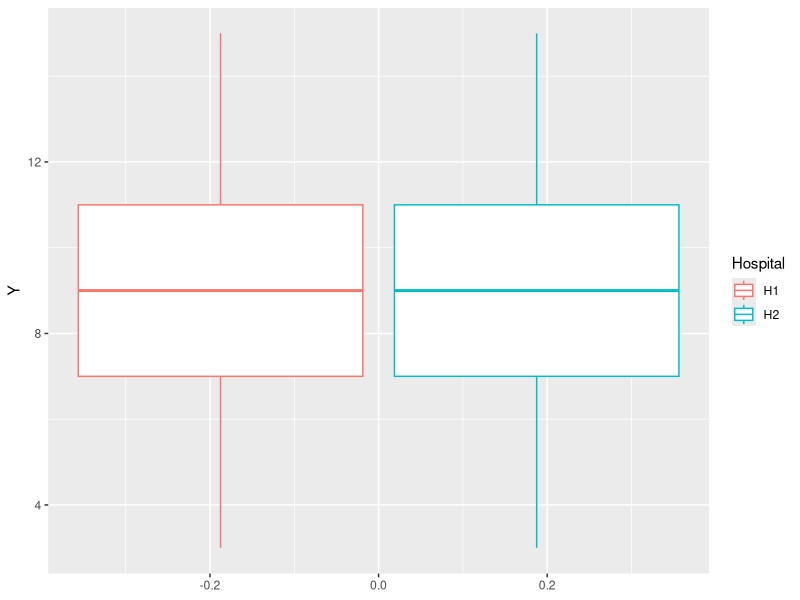
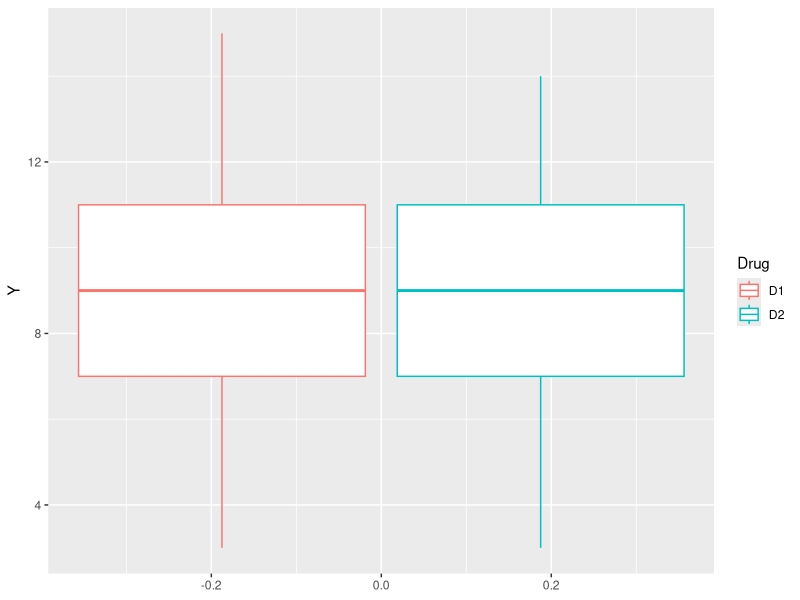
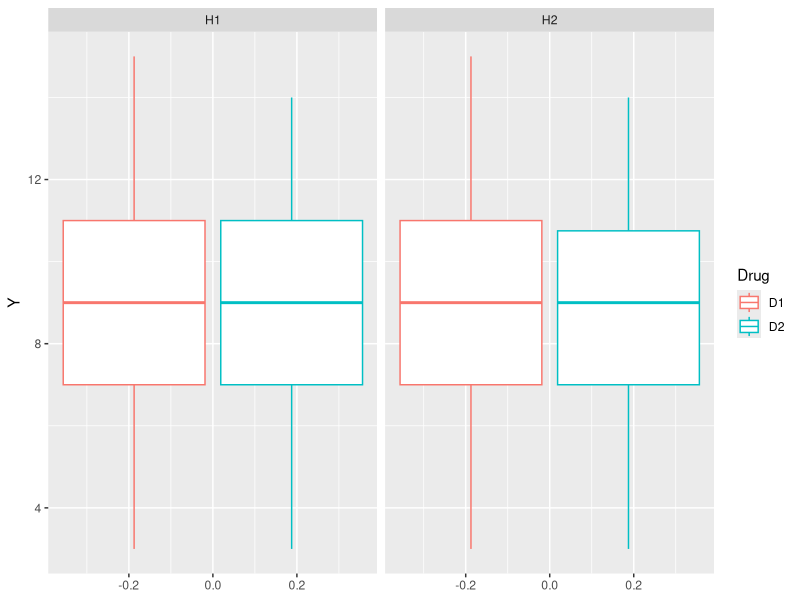
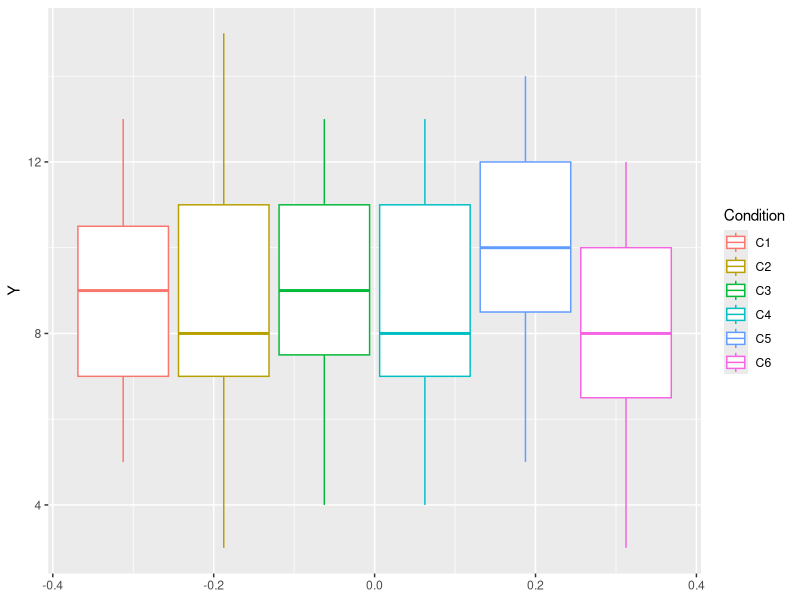
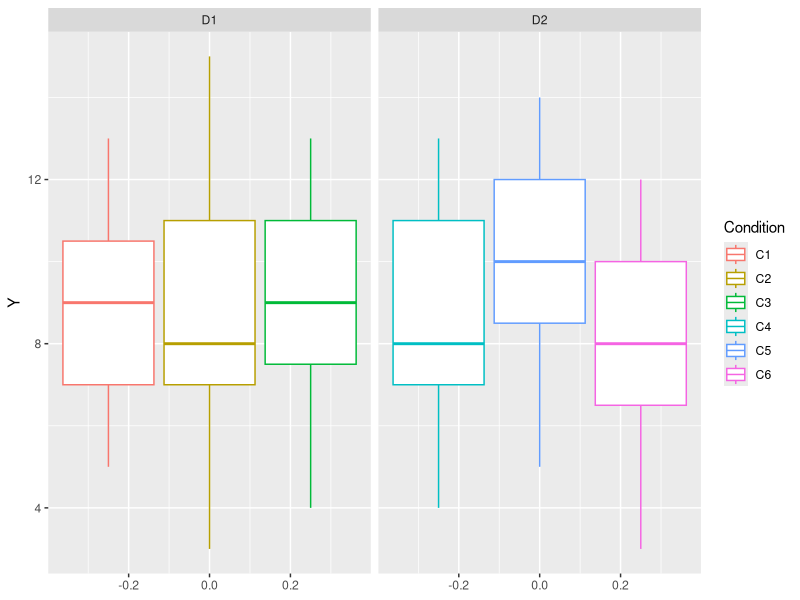
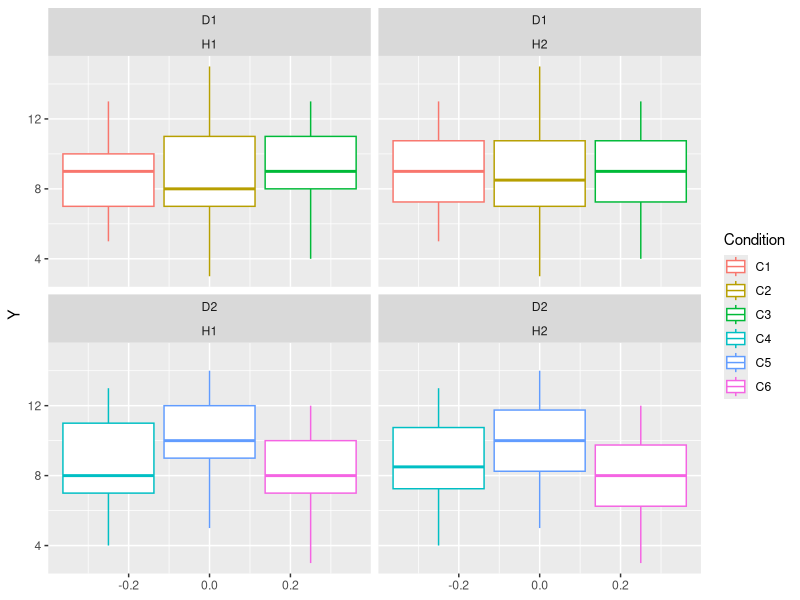
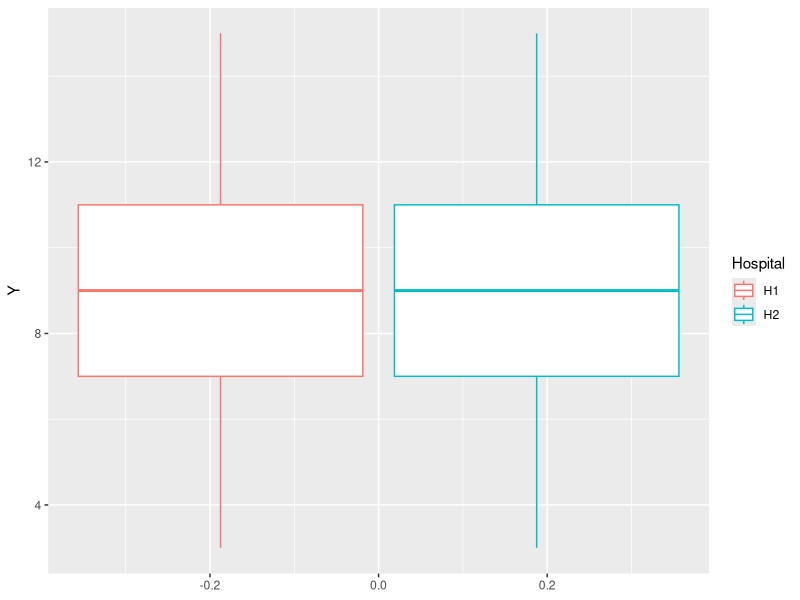
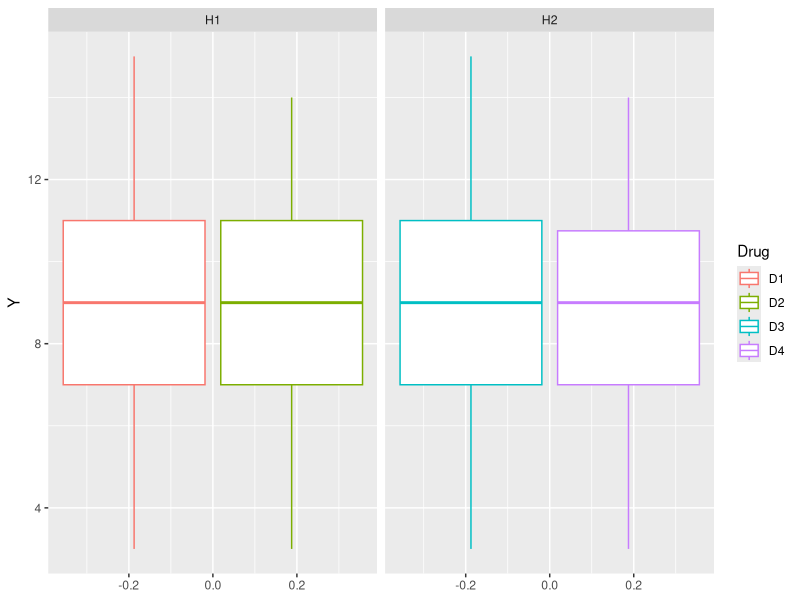

Recreate these plots in R, in order.
## ---- chunk 1
rm(list = ls())
## ---- chunk 2
library(psych) # using for describe() function
library(tidyverse) # using for read_csv() function, so character variables still kept as characters
## ---- chunk 3
nested_demo<-read_csv(file="Nested_demo.csv")
## ---- chunk 4
describe(nested_demo) #note: we get NaN because variables are factors (data includes letters)
## ---- chunk 5
nested_demo <- mutate(nested_demo, 
                      Hospital = as.factor(Hospital),
                      Drug = as.factor(Drug),
                      Condition = as.factor(Condition))
## ---- chunk 6
# aggregate function here just shows the values that we're comparing, but we're not saving these values
aggregate(nested_demo$Y, by=list(Hospital=nested_demo$Hospital), mean)
aggregate(nested_demo$Y, by=list(Drug=nested_demo$Drug), mean)
aggregate(nested_demo$Y, by=list(Condition=nested_demo$Condition), mean)
## ---- chunk 7
ggplot(nested_demo, aes(y = Y, color = Hospital)) +
  geom_boxplot()
## ---- chunk 8
ggplot(nested_demo, aes(y = Y, color = Drug)) +
  geom_boxplot() 
## ---- chunk 9
ggplot(nested_demo, aes(y = Y, color = Drug)) +
  geom_boxplot() +
  facet_wrap(~Hospital)
## ---- chunk 10
ggplot(nested_demo, aes(y = Y, color = Condition)) +
  geom_boxplot() 

## ---- chunk 11
ggplot(nested_demo, aes(y = Y, color = Condition)) +
  geom_boxplot() + 
  facet_wrap(~Drug) 

## ---- chunk 12
ggplot(nested_demo, aes(y = Y, color = Condition)) +
  geom_boxplot() + 
  facet_wrap(vars(Drug, Hospital)) 
## ---- chunk 13
mod1 <- lm(Y~ Hospital + Drug + Drug/Condition + Hospital*Drug + Hospital*Drug/Condition, data=nested_demo)
anova(mod1)

# Syntax: / specifies within, and * specifies the interaction
# Drug not nested within hospital in this data, because the drugs are the same between the two hospitals (i.e., the effects of a particular drug could be different from one hospital to the next).

# Similarly, condition is not nested within hospital in this data, because the conditions are the same between the two hospitals (i.e., the effects of a particular condition could be different from one hospital to the next).

# However, condition IS nested within drug, because the conditions are different between the two drugs. Since each condition was not tested for each drug, it is not possible to assess the possibility that the different conditions are different between the drugs.
## ---- chunk 14
# Hospital
.02 / (.02 + .01 + 39.30 + .08 + .75 + 913.47)

## ---- chunk 15
.01 / (.02 + .01 + 39.30 + .08 + .75 + 913.47)
## ---- chunk 16
33.30 / (.02 + .01 + 39.30 + .08 + .75 + 913.47)
## ---- chunk 17
.08 / (.02 + .01 + 39.30 + .08 + .75 + 913.47)
## ---- chunk 18
.75 / (.02 + .01 + 39.30 + .08 + .75 + 913.47)
## ---- chunk 19

contrasts(nested_demo$Hospital) <- c(-1, 1)
contrasts(nested_demo$Drug) <- c(-1,1)

cc1 <- c(-1, 1, 0, 0, 0, 0)
cc2 <- c(-1, 0, 1, 0, 0, 0)

cc3 <- c(0, 0, 0, -1, 1, 0)
cc4 <- c(0, 0, 0, -1, 0, 1)


contrasts(nested_demo$Condition) <- cbind(cc1, cc2, cc3, cc4)

str(nested_demo)


## ---- chunk 20
mod_contrast <- lm(Y~ Hospital + Drug + Drug/Condition + Hospital*Drug + Hospital*(Drug/Condition), data=nested_demo)
summary.lm(mod_contrast)
## ---- chunk 21
nested_practice<-read_csv(file="Nested_practice.csv")
## ---- chunk 22
str(nested_practice)
## ---- chunk 23
nested_practice <- mutate(nested_practice, 
                      Hospital = as.factor(Hospital),
                      Drug = as.factor(Drug),
                      Condition = as.factor(Condition))
## ---- chunk 24
psych::describe(nested_practice) #note: variables are characters (include text)
## ---- chunk 25
# the aggregate function shows us the mean value of Y across each level of the predictors.
aggregate(nested_practice$Y, by=list(Hospital=nested_practice$Hospital), mean)
aggregate(nested_practice$Y, by=list(Drug=nested_practice$Drug), mean)
aggregate(nested_practice$Y, by=list(Condition=nested_practice$Condition), mean)
## ---- chunk 26
ggplot(nested_practice, aes(y = Y, color = Hospital)) +
  geom_boxplot()
## ---- chunk 27
ggplot(nested_practice, aes(y = Y, color = Drug)) +
  geom_boxplot() +
  facet_wrap(~Hospital)
## ---- chunk 28
ggplot(nested_practice, aes(y = Y, color = Condition)) +
  geom_boxplot() +
  facet_wrap(vars(Hospital, Drug))
## ---- chunk 29
mod6 <- anova(lm(Y ~ Hospital/Drug/Condition, data=nested_practice))
mod6
# We need to specify the nesting structure when we include drug and condition in the model. Since condition is nested within drug, which is nested within hospital, the model output also gives us estimates for drug and hospital.
## ---- chunk 30
mod3 <- anova(lm(Y ~ Hospital + Hospital/Drug + Hospital/Drug/Condition, data=nested_practice))
mod3
